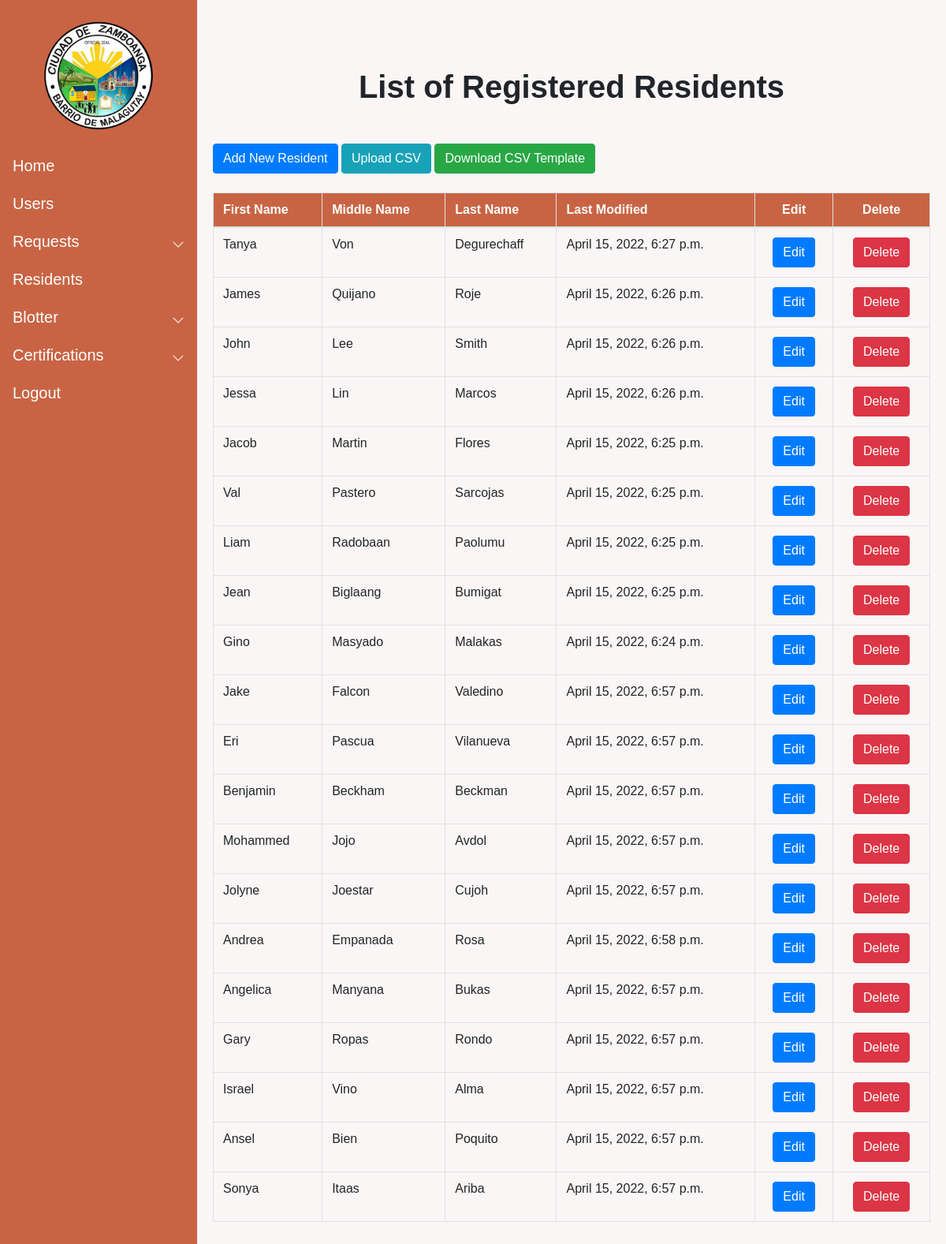
Page /residents/ (signed in) on the earlier database version.
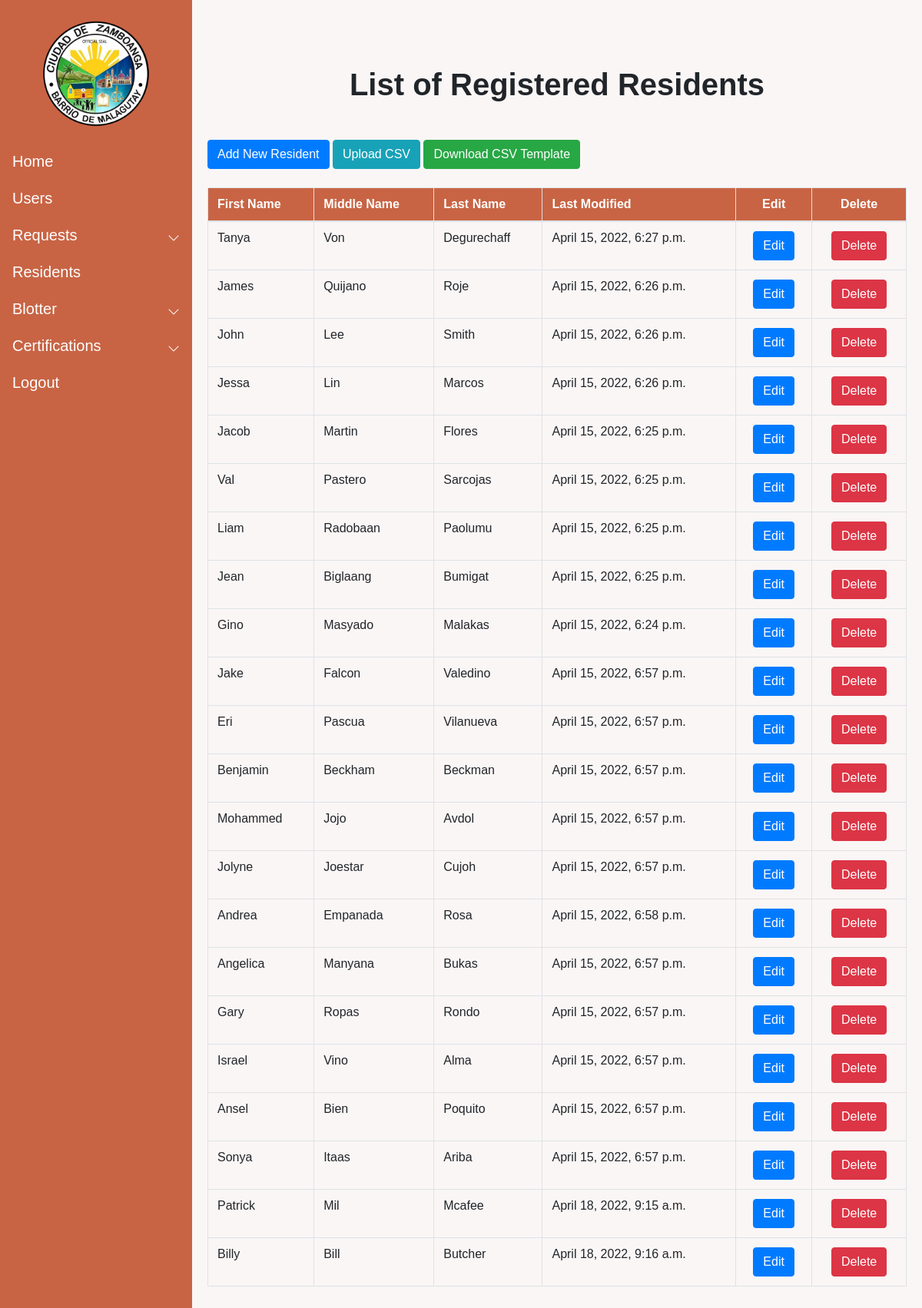
Same page on the later database version.
### Resident/models.py (models this page shows, shortened)
class Resident (models.Model):
    pic = models.ImageField(null=True, blank = True, verbose_name="Profile Picture", upload_to= "images/", default='images/default_pp.jpg')
    First_name = models.CharField(max_length=50)
    Last_name = models.CharField(max_length=50)
    Middle_name = models.CharField(max_length=50)
    Birthdate = models.DateField(auto_now_add=False, auto_now=False)
    Gender_choices = (
        ('Male','Male'),
        ('Female','Female')
        )
    Gender = models.CharField(max_length=100, choices=Gender_choices, default = "Not Specified")
    Contact = models.CharField(max_length=11)
    Phealthnone = 'None'
    Phealth_choices = (
        ('None', 'None'),
        ('Employed','Employed'),
        ('Voluntary','Voluntary'),
        ('OFW','OFW'),
        ('Sponsored','Sponsored'),
        ('Indigent','Indigent'),
        ('Lifetime','Lifetime'),
        ('Senior','Senior')
    )
    Philhealth_membership = models.CharField(max_length=100,choices=Phealth_choices,default=Phealthnone,verbose_name="Philhealth Membership Type")
    Cstatus_choices = (
        ('Single','Single'),
        ('Married','Married'),
        ('Separated','Separated'),
        ('Widowed','Widowed'),
        )
    Marital_status = models.CharField(max_length=100, choices = Cstatus_choices, default = "")
    Citizenship = models.CharField(max_length=100)
    Religion = models.CharField(max_length=100)
    Occupation = models.CharField(max_length=100, null=True, blank=True)
    Vac_choices = (
        ('Vaccinated','Vaccinated'),
        ('Unvaccinated','Unvaccinated')
    )
    Vaccination = models.CharField(max_length=100, choices = Vac_choices, verbose_name="Vaccination Status", default="")
    Address = models.TextField(max_length=250, verbose_name="Street Address")
    Blacklisted = models.BooleanField(default = False)
    created_date = models.DateTimeField(auto_now_add=True)
    modified_date = models.DateTimeField(auto_now=True)

### Resident/views.py (the view, shortened to what this page needs)
# urls.py: path('residents/', Display_resident, name = "residents"),
@login_required(login_url='login')
def Display_resident (request):
    Resident_obj = Resident.objects.all()
    form = CSVmodel(request.POST or None, request.FILES or None)
    context = {
        'Resident_obj' : Resident_obj,
        'form' : form
    }
    return render (request,"Residents.html",context = context)

### templates/Residents.html (shortened to what this page needs)
{%  extends 'base.html' %}
{% load static %}
{% block content %}
<h1 style="text-align: center;"><b>List of Registered Residents</b></h1>
<div class="container-fluid mt-5 mb-5">
  <a href="/resident_form" class="btn btn-primary mb-3" role="button">Add New Resident</a>
      <button type="button" class="btn btn-info mb-3" data-toggle="modal" data-target="#Uploadcsv">
      Upload CSV
      </button>
  <a href="{% static 'Add_Template.csv' %}" class="btn btn-success mb-3" type="button" download>Download CSV Template</a>
      <table class = "table table-bordered table-hover mt-2 mb-5" id="Display">
        <thead>
            <tr>
              <th>First Name</th>
              <th>Middle Name</th>
              <th>Last Name</th>
              <th>Last Modified</th>
              <th style="text-align: center;">Edit</th>
              <th style="text-align: center;">Delete</th>
          </tr>
        </thead>
        <tbody>
              {% for res in Resident_obj %}
              <tr data-href ="{% url 'resident_profile' res.id %}">
                <td>{{ res.First_name }}</td>
                <td>{{ res.Middle_name}}</a></td>
                <td>{{res.Last_name}}</td>
                <td>{{res.modified_date}}</td>
                <td style="text-align: center;"><a href="{% url 'update_resident' res.id %}" class="btn btn-primary" role="button">Edit</a></td>
                  <td style="text-align: center;">
                        <button type="button" class="btn btn-danger" data-toggle="modal" data-target="#modal-{{ res.id }}">
                          Delete
                      </button>
                    </td>
              </tr>
              {% endfor %}
        </tbody>
      </table>
</div>
{% endblock content %}

### templates/base.html (shortened to what this page needs)
<html>
    <head>
    </head>
    <body style="font-family: Arial, Helvetica, sans-serif; background-color: rgb(250, 246, 246);">
    {% load static %}
    <link rel="stylesheet" href="{% static 'css/nav.css' %}">
    <link href="https://cdn.jsdelivr.net/npm/bootstrap@5.1.3/dist/css/bootstrap.min.css" rel="stylesheet">
    <link rel="stylesheet" href="https://cdn.jsdelivr.net/npm/bootstrap-icons@1.8.1/font/bootstrap-icons.css">
    <link rel="stylesheet" href="https://cdnjs.cloudflare.com/ajax/libs/twitter-bootstrap/4.5.2/css/bootstrap.css" >
    <link rel="stylesheet" href="https://cdn.datatables.net/1.11.5/css/dataTables.bootstrap4.min.css">
    <div class="side-toggle">
    <button class="btn btn-secondary btn-lg active ms-4 mt-4"
    type="button" data-bs-toggle="offcanvas"
    data-bs-target="#offcanvasScrolling"
    aria-controls="offcanvasScrolling">Menu</button>
    </div>
    <div class="sidebar-wrapper">
      <div class="offcanvas offcanvas-start text-white" data-bs-scroll="true" data-bs-backdrop="false" tabindex="-1" id="offcanvasScrolling" aria-labelledby="offcanvasScrollingLabel">
        <div class="offcanvas-header mt-2 mr-1 pt-0 pb-0 pr-2">
        </div>
        <div class="offcanvas-header mx-auto mt-0 p-0 mb-3">
            <img src="{% static 'images/logo.png' %}" width="150px" height="150px">
        </div>
        <div class="offcanvas-body p-0">
            <nav class="navbar-dark">
                <ul class="navbar-nav">
                    <li><h5><a href = "/home" class="nav-link ps-3 active">Home</a></h5></li>
                    <li><h5><a href = "{% url 'users' %}" class="nav-link ps-3 active">Users</a></h5></li>
                    <li>
                        <a class="nav-link px-3 sidebar-link active" data-bs-toggle="collapse" href="#Request" role="button" aria-expanded="false" aria-controls="collapseExample"
                        style="display: flex; align-items: center;">
                            <span><h5>Requests</h5></span>
                            <span class="right-icon ms-auto"  style="display: inline-flex;"><i class="bi bi-chevron-down"></i></span>
                        </a>
                    </li>
                    <li><h5><a href = "/residents" class="nav-link ps-3 active">Residents</a></h5></li>
                    <li>
                        <a class="nav-link px-3 sidebar-link active" data-bs-toggle="collapse" href="#collapseExample" role="button" aria-expanded="false" aria-controls="collapseExample"
                        style="display: flex; align-items: center;">
                           <span><h5>Blotter</h5></span>
                           <span class="right-icon ms-auto"  style="display: inline-flex;"><i class="bi bi-chevron-down"></i></span>
                        </a>
                    </li>
                    <li>
                        <a class="nav-link px-3 sidebar-link active" data-bs-toggle="collapse" href="#collapseExample2" role="button" aria-expanded="false" aria-controls="collapseExample"
                        style="display: flex; align-items: center;">
                            <span><h5>Certifications</h5></span>
                            <span class="right-icon ms-auto"  style="display: inline-flex;"><i class="bi bi-chevron-down"></i></span>
                        </a>
                    </li>
                  <li><a href = "{% url 'logout' %}" class="nav-link px-3 active"><h5>Logout</h5></a></li>
                </ul>
            </nav>
          </div>
        </div>
      </div>
        <main class="main mt-3">
            {% block content %}
            {% endblock content %}
        </main>
</body>
</html>

### static/css/nav.css (style rules this page uses)
.sidebar-wrapper .offcanvas { width: 250px; border: none; background-color: #c86444; overflow: hidden; }
.sidebar-link { display: flex; align-items: center; }
.side-toggle .btn-secondary { background-color: #c86444 !important; border:none; }
@media (min-width: 992px) { body { overflow: auto !important; } }
@media (min-width: 992px) { .sidebar-wrapper .offcanvas { transform: none; visibility: visible !important; } }
@media (min-width: 992px) { main { margin-left: 255px; margin-right: 5px; } }

### templates/Residents.html (style rules this page uses)
thead { background-color: #c86444; border-color: none; color: white; }
tr[data-href] { cursor: pointer; }

Differences in the rows shown:
added Resident: First_name "Patrick", Middle_name "Mil", Last_name "Mcafee", modified_date "April 18, 2022, 9:15 a.m."
added Resident: First_name "Billy", Middle_name "Bill", Last_name "Butcher", modified_date "April 18, 2022, 9:16 a.m."
